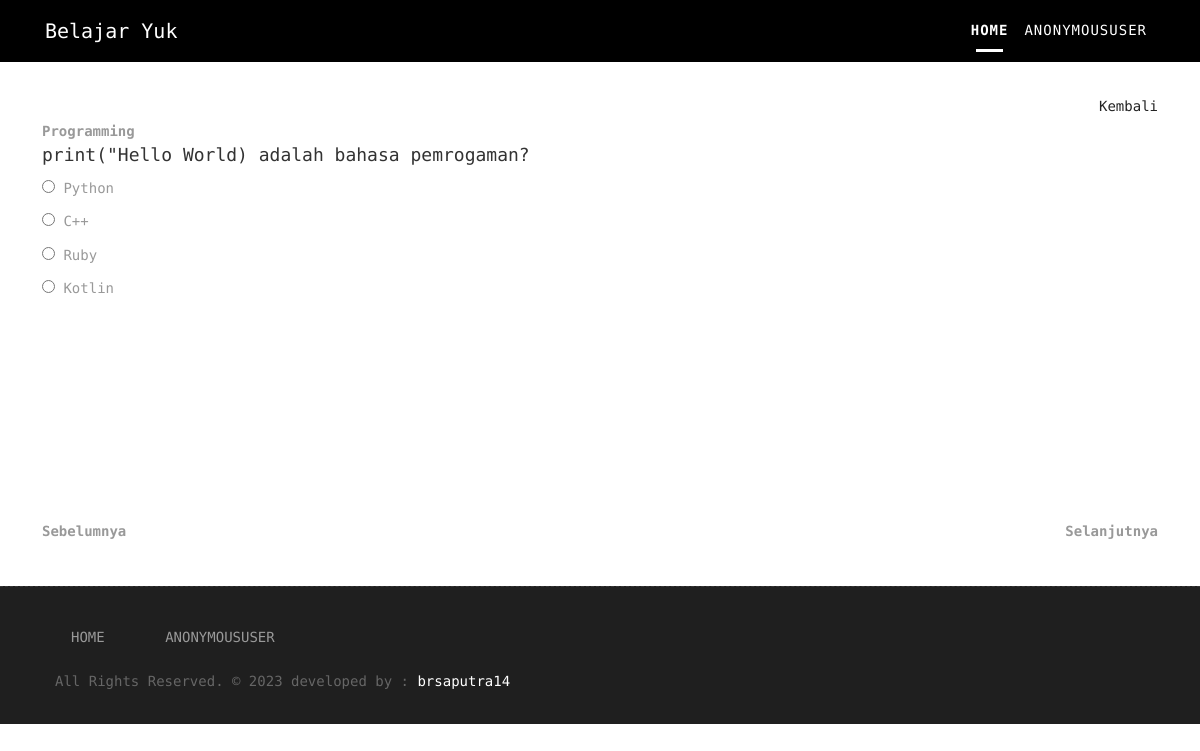
The page /quiz/pertanyaan/3 on the database its author committed.
### quiz/models.py (models this page shows, shortened)
class Pertanyaan(models.Model):
    kategori = models.ForeignKey(Kategori, on_delete = models.CASCADE)
    bobot = models.IntegerField(blank=True,null=True,default=1)
    question = models.CharField(max_length=1000,blank=True,null=True)
    pilihan_a = models.CharField(max_length=800,blank=True,null=True)
    pilihan_b = models.CharField(max_length=800,blank=True,null=True)
    pilihan_c = models.CharField(max_length=800,blank=True,null=True)
    pilihan_d = models.CharField(max_length=800,blank=True,null=True)
    jawaban_benar = models.CharField(max_length=100,blank=True,null=True,choices=benar)
    created = models.DateTimeField(auto_now_add=True)

class Kategori(models.Model):
    nama = models.CharField(max_length=500)
    penjelasan = models.CharField(max_length=500, blank=True,null=True)
    created = models.DateTimeField(auto_now_add=True)

### quiz/views.py (the view)
# urls.py: path('pertanyaan/<int:id>', views.question, name="question"),
def question(request,id):
    category = Kategori.objects.get(pk = id)
    quiz = Pertanyaan.objects.filter(kategori = category)
    context = {
        'quiz':quiz,
        'kategori':category
    }
    return render(request, 'question.html', context)

### quiz/templates/question.html (shortened to what this page needs)
{% extends 'head.html' %} {% load static %} {% block content %}
<body id="page-top" class="politics_version">
    <nav class="navbar navbar-expand-lg navbar-dark fixed-top" style="background:black;"id="mainNav">
      <div class="container">
        <a class="navbar-brand js-scroll-trigger" href="#page-top">
        Belajar Yuk
		</a>
        <div class="collapse navbar-collapse" id="navbarResponsive">
          <ul class="navbar-nav text-uppercase ml-auto">
            <li class="nav-item">
              <a class="nav-link js-scroll-trigger active" href="#">Home</a>
            </li>
            <li class="nav-item">
              <a class="nav-link js-scroll-trigger" href="#">{{user}}</a>
            </li>
          </ul>
        </div>
      </div>
    </nav>
	<div class="quiz-slider" style="max-height:580px; overflow:auto;margin-top:3.7em;padding:3em;">
        <a style="text-align:right;display:flex;justify-content: right;justify-items: right;" href="{% url 'quiz' %}">Kembali</a>
        <form action="{% url 'proses' %}" method="POST">
          {% for i in quiz %}
        <div class="slide">
          <b>{{i.kategori.nama}} </b>
        <h3>{{i.question}}</h3>
        <input type="radio" id="{{i.pilihan_a}}" name="answer{{i.id}}" required value="A">
        <label for="{{i.pilihan_a}}">{{i.pilihan_a}}</label><br>
        <input type="radio" id="{{i.pilihan_b}}" name="answer{{i.id}}" value="B">
        <label for="{{i.pilihan_b}}">{{i.pilihan_b}}</label><br>
        <input type="radio" id="{{i.pilihan_c}}" name="answer{{i.id}}" value="C">
        <label for="{{i.pilihan_c}}">{{i.pilihan_c}}</label><br>
        <input type="radio" id="{{i.pilihan_d}}" name="answer{{i.id}}" value="D">
        <label for="{{i.pilihan_d}}">{{i.pilihan_d}}</label>
      </div>
        {% endfor %}
        <div class="navigation" style="display: flex; flex-direction: row; justify-content: space-between">
          <b class="prev" style="cursor:pointer">Sebelumnya</b>
          <b class="next" style="cursor:pointer">Selanjutnya</b>
        </div>
      </div>
    <div class="copyrights">
        <div class="container">
            <div class="footer-distributed">
                <div class="footer-left">
                    <p class="footer-links">
                            <a class="nav-link js-scroll-trigger active" href="#">Home</a>
                            <a class="nav-link js-scroll-trigger" href="#">{{user}}</a>
                    </p>
                    <p class="footer-company-name">All Rights Reserved. &copy; 2023 developed by :
					<a href="https://instagram.com/brsaputra14">brsaputra14</a></p>
                </div>
            </div>
        </div>
    </div>
{% endblock content %}

### static/assets/style.css (style rules this page uses)
body { color: #999999; font-size: 14px; font-family: 'Roboto Mono', monospace; line-height: 1.80857; }
html, body { height: 100%; }
a { color: #1f1f1f; text-decoration: none !important; outline: none !important; -webkit-transition: all .3s ease-in-out; -moz-transition: all .3s ease-in-out; -ms-transition: all .3s ease-in-out; -o-transition: all .3s ease-in-out; transition: all .3s ease-in-out; }
h1, h2, h3, h4, h5, h6 { letter-spacing: 0; font-weight: normal; position: relative; padding: 0 0 10px 0; font-weight: normal; line-height: 120% !important; color: #333333; margin: 0 }
h3 { font-size: 18px }
a { color: #222222; text-decoration: none; outline: none; }
a, .btn { text-decoration: none !important; outline: none !important; -webkit-transition: all .3s ease-in-out; -moz-transition: all .3s ease-in-out; -ms-transition: all .3s ease-in-out; -o-transition: all .3s ease-in-out; transition: all .3s ease-in-out; }
ul, li, ol { margin: 0px; list-style: none; padding: 0px; }
.navbar-dark .navbar-nav .nav-link { color: #ffffff; letter-spacing: 1px; font-size: 14px; position: relative; }
.navbar-dark .navbar-nav .nav-link.active { font-weight: 600; }
.navbar-dark .navbar-nav .nav-link::after { content: ''; width: 0; height: 3px; background: #ffffff; position: absolute; bottom: 0; left: 0; right: 0; text-align: center; margin: 0 auto; border-radius: 0px; -webkit-transition: all .5s; transition: all .5s; z-index: -1; }
.navbar-dark .navbar-nav .nav-link.active::after { width: 50%; }
.footer-links { list-style: none; padding: 0; }
.footer-links a { color: #999; }
.copyrights { border-top: 1px dashed rgba(255, 255, 255, 0.1); background-color: #1f1f1f; box-sizing: border-box; width: 100%; text-align: left; padding: 30px 0px; overflow: hidden; }
.footer-distributed .footer-left { float: left; }
.footer-distributed .footer-links { margin: 0 0 10px; text-transform: uppercase; padding: 0; }
.footer-distributed .footer-links a { display: inline-block; line-height: 1.8; margin: 0 10px 0 10px; text-decoration: none; }
.footer-distributed .footer-company-name { font-weight: 300; margin: 0 10px; color: #666; padding: 0; }
.footer-distributed .footer-company-name a { color: #ffffff; }

### quiz/templates/question.html (style rules this page uses)
.quiz-slider { width: 100%; overflow: hidden; }
.slide { width: 100%; height: 400px; display: none; }

### rows shown on the page
Pertanyaan: kategori.nama "Programming", question "print(\"Hello World) adalah bahasa pemrogaman?", pilihan_a "Python", pilihan_b "C++", pilihan_c "Ruby", pilihan_d "Kotlin"

### other values the page prints
{{ user }} "ANONYMOUSUSER"
